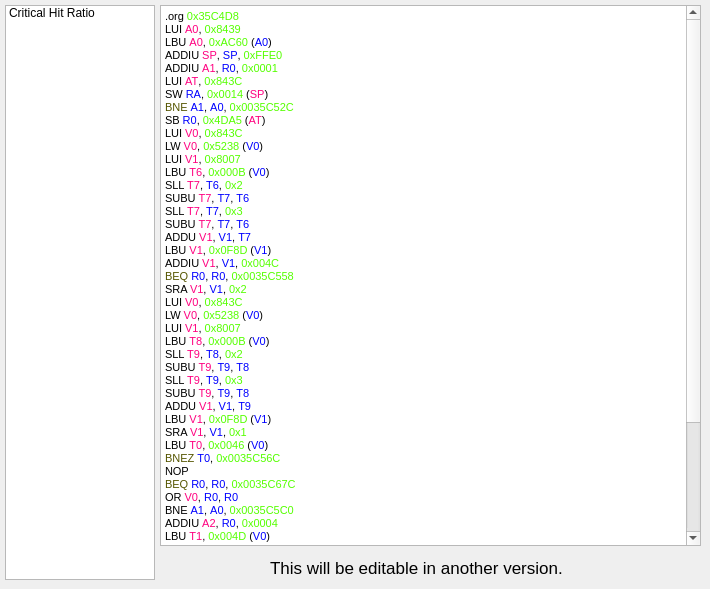
    <widget class="QWidget" name="tab_Scripts">
     <attribute name="title">
      <string>Scripts</string>
     </attribute>
     <widget class="QLabel" name="label_temp_message_3">
      <property name="geometry">
       <rect>
        <x>270</x>
        <y>560</y>
        <width>300</width>
        <height>16</height>
       </rect>
      </property>
      <property name="font">
       <font>
        <pointsize>13</pointsize>
       </font>
      </property>
      <property name="text">
       <string>This will be editable in another version.</string>
      </property>
     </widget>
     <widget class="QTextEdit" name="textEdit">
      <property name="geometry">
       <rect>
        <x>160</x>
        <y>5</y>
        <width>541</width>
        <height>541</height>
       </rect>
      </property>
      <property name="html">
       <string>&lt;!DOCTYPE HTML PUBLIC &quot;-//W3C//DTD HTML 4.0//EN&quot; &quot;http://www.w3.org/TR/REC-html40/strict.dtd&quot;&gt;
&lt;html&gt;&lt;head&gt;&lt;meta name=&quot;qrichtext&quot; content=&quot;1&quot; /&gt;&lt;style type=&quot;text/css&quot;&gt;
p, li { white-space: pre-wrap; }
&lt;/style&gt;&lt;/head&gt;&lt;body style=&quot; font-family:'MS Shell Dlg 2'; font-size:8.25pt; font-weight:400; font-style:normal;&quot;&gt;
&lt;p style=&quot; margin-top:0px; margin-bottom:0px; margin-left:0px; margin-right:0px; -qt-block-indent:0; text-indent:0px;&quot;&gt;.org &lt;span style=&quot; color:#55ff00;&quot;&gt;0x35C4D8&lt;/span&gt;&lt;/p&gt;
&lt;p style=&quot; margin-top:0px; margin-bottom:0px; margin-left:0px; margin-right:0px; -qt-block-indent:0; text-indent:0px;&quot;&gt;LUI &lt;span style=&quot; color:#ff007f;&quot;&gt;A0&lt;/span&gt;, &lt;span style=&quot; color:#55ff00;&quot;&gt;0x8439&lt;/span&gt;&lt;/p&gt;
&lt;p style=&quot; margin-top:0px; margin-bottom:0px; margin-left:0px; margin-right:0px; -qt-block-indent:0; text-indent:0px;&quot;&gt;LBU &lt;span style=&quot; color:#ff007f;&quot;&gt;A0&lt;/span&gt;, &lt;span style=&quot; color:#55ff00;&quot;&gt;0xAC60&lt;/span&gt; (&lt;span style=&quot; color:#0000ff;&quot;&gt;A0&lt;/span&gt;)&lt;/p&gt;
&lt;p style=&quot; margin-top:0px; margin-bottom:0px; margin-left:0px; margin-right:0px; -qt-block-indent:0; text-indent:0px;&quot;&gt;ADDIU &lt;span style=&quot; color:#ff007f;&quot;&gt;SP&lt;/span&gt;, &lt;span style=&quot; color:#0000ff;&quot;&gt;SP&lt;/span&gt;, &lt;span style=&quot; color:#55ff00;&quot;&gt;0xFFE0&lt;/span&gt;&lt;/p&gt;
&lt;p style=&quot; margin-top:0px; margin-bottom:0px; margin-left:0px; margin-right:0px; -qt-block-indent:0; text-indent:0px;&quot;&gt;ADDIU &lt;span style=&quot; color:#ff007f;&quot;&gt;A1&lt;/span&gt;, &lt;span style=&quot; color:#0000ff;&quot;&gt;R0&lt;/span&gt;, &lt;span style=&quot; color:#55ff00;&quot;&gt;0x0001&lt;/span&gt;&lt;/p&gt;
&lt;p style=&quot; margin-top:0px; margin-bottom:0px; margin-left:0px; margin-right:0px; -qt-block-indent:0; text-indent:0px;&quot;&gt;LUI &lt;span style=&quot; color:#ff007f;&quot;&gt;AT&lt;/span&gt;, &lt;span style=&quot; color:#55ff00;&quot;&gt;0x843C&lt;/span&gt;&lt;/p&gt;
&lt;p style=&quot; margin-top:0px; margin-bottom:0px; margin-left:0px; margin-right:0px; -qt-block-indent:0; text-indent:0px;&quot;&gt;SW &lt;span style=&quot; color:#0000ff;&quot;&gt;RA&lt;/span&gt;, &lt;span style=&quot; color:#55ff00;&quot;&gt;0x0014&lt;/span&gt; (&lt;span style=&quot; color:#ff007f;&quot;&gt;SP&lt;/span&gt;)&lt;/p&gt;
&lt;p style=&quot; margin-top:0px; margin-bottom:0px; margin-left:0px; margin-right:0px; -qt-block-indent:0; text-indent:0px;&quot;&gt;&lt;span style=&quot; color:#555500;&quot;&gt;BNE&lt;/span&gt; &lt;span style=&quot; color:#0000ff;&quot;&gt;A1&lt;/span&gt;, &lt;span style=&quot; color:#0000ff;&quot;&gt;A0&lt;/span&gt;, &lt;span style=&quot; color:#55ff00;&quot;&gt;0x0035C52C&lt;/span&gt;&lt;/p&gt;
&lt;p style=&quot; margin-top:0px; margin-bottom:0px; margin-left:0px; margin-right:0px; -qt-block-indent:0; text-indent:0px;&quot;&gt;SB &lt;span style=&quot; color:#0000ff;&quot;&gt;R0&lt;/span&gt;, &lt;span style=&quot; color:#55ff00;&quot;&gt;0x4DA5&lt;/span&gt; (&lt;span style=&quot; color:#ff007f;&quot;&gt;AT&lt;/span&gt;)&lt;/p&gt;
&lt;p style=&quot; margin-top:0px; margin-bottom:0px; margin-left:0px; margin-right:0px; -qt-block-indent:0; text-indent:0px;&quot;&gt;LUI &lt;span style=&quot; color:#ff007f;&quot;&gt;V0&lt;/span&gt;, &lt;span style=&quot; color:#55ff00;&quot;&gt;0x843C&lt;/span&gt;&lt;/p&gt;
&lt;p style=&quot; margin-top:0px; margin-bottom:0px; margin-left:0px; margin-right:0px; -qt-block-indent:0; text-indent:0px;&quot;&gt;LW &lt;span style=&quot; color:#ff007f;&quot;&gt;V0&lt;/span&gt;, &lt;span style=&quot; color:#55ff00;&quot;&gt;0x5238&lt;/span&gt; (&lt;span style=&quot; color:#0000ff;&quot;&gt;V0&lt;/span&gt;)&lt;/p&gt;
&lt;p style=&quot; margin-top:0px; margin-bottom:0px; margin-left:0px; margin-right:0px; -qt-block-indent:0; text-indent:0px;&quot;&gt;LUI &lt;span style=&quot; color:#ff007f;&quot;&gt;V1&lt;/span&gt;, &lt;span style=&quot; color:#55ff00;&quot;&gt;0x8007&lt;/span&gt;&lt;/p&gt;
&lt;p style=&quot; margin-top:0px; margin-bottom:0px; margin-left:0px; margin-right:0px; -qt-block-indent:0; text-indent:0px;&quot;&gt;LBU &lt;span style=&quot; color:#ff007f;&quot;&gt;T6&lt;/span&gt;, &lt;span style=&quot; color:#55ff00;&quot;&gt;0x000B&lt;/span&gt; (&lt;span style=&quot; color:#0000ff;&quot;&gt;V0&lt;/span&gt;)&lt;/p&gt;
&lt;p style=&quot; margin-top:0px; margin-bottom:0px; margin-left:0px; margin-right:0px; -qt-block-indent:0; text-indent:0px;&quot;&gt;SLL &lt;span style=&quot; color:#ff007f;&quot;&gt;T7&lt;/span&gt;, &lt;span style=&quot; color:#0000ff;&quot;&gt;T6&lt;/span&gt;, &lt;span style=&quot; color:#55ff00;&quot;&gt;0x2&lt;/span&gt;&lt;/p&gt;
&lt;p style=&quot; margin-top:0px; margin-bottom:0px; margin-left:0px; margin-right:0px; -qt-block-indent:0; text-indent:0px;&quot;&gt;SUBU &lt;span style=&quot; color:#ff007f;&quot;&gt;T7&lt;/span&gt;, &lt;span style=&quot; color:#0000ff;&quot;&gt;T7&lt;/span&gt;, &lt;span style=&quot; color:#0000ff;&quot;&gt;T6&lt;/span&gt;&lt;/p&gt;
&lt;p style=&quot; margin-top:0px; margin-bottom:0px; margin-left:0px; margin-right:0px; -qt-block-indent:0; text-indent:0px;&quot;&gt;SLL &lt;span style=&quot; color:#ff007f;&quot;&gt;T7&lt;/span&gt;, &lt;span style=&quot; color:#0000ff;&quot;&gt;T7&lt;/span&gt;, &lt;span style=&quot; color:#55ff00;&quot;&gt;0x3&lt;/span&gt;&lt;/p&gt;
&lt;p style=&quot; margin-top:0px; margin-bottom:0px; margin-left:0px; margin-right:0px; -qt-block-indent:0; text-indent:0px;&quot;&gt;SUBU &lt;span style=&quot; color:#ff007f;&quot;&gt;T7&lt;/span&gt;, &lt;span style=&quot; color:#0000ff;&quot;&gt;T7&lt;/span&gt;, &lt;span style=&quot; color:#0000ff;&quot;&gt;T6&lt;/span&gt;&lt;/p&gt;
&lt;p style=&quot; margin-top:0px; margin-bottom:0px; margin-left:0px; margin-right:0px; -qt-block-indent:0; text-indent:0px;&quot;&gt;ADDU &lt;span style=&quot; color:#ff007f;&quot;&gt;V1&lt;/span&gt;, &lt;span style=&quot; color:#0000ff;&quot;&gt;V1&lt;/span&gt;, &lt;span style=&quot; color:#0000ff;&quot;&gt;T7&lt;/span&gt;&lt;/p&gt;
&lt;p style=&quot; margin-top:0px; margin-bottom:0px; margin-left:0px; margin-right:0px; -qt-block-indent:0; text-indent:0px;&quot;&gt;LBU &lt;span style=&quot; color:#ff007f;&quot;&gt;V1&lt;/span&gt;, &lt;span style=&quot; color:#55ff00;&quot;&gt;0x0F8D&lt;/span&gt; (&lt;span style=&quot; color:#0000ff;&quot;&gt;V1&lt;/span&gt;)&lt;/p&gt;
&lt;p style=&quot; margin-top:0px; margin-bottom:0px; margin-left:0px; margin-right:0px; -qt-block-indent:0; text-indent:0px;&quot;&gt;ADDIU &lt;span style=&quot; color:#ff007f;&quot;&gt;V1&lt;/span&gt;, &lt;span style=&quot; color:#0000ff;&quot;&gt;V1&lt;/span&gt;, &lt;span style=&quot; color:#55ff00;&quot;&gt;0x004C&lt;/span&gt;&lt;/p&gt;
&lt;p style=&quot; margin-top:0px; margin-bottom:0px; margin-left:0px; margin-right:0px; -qt-block-indent:0; text-indent:0px;&quot;&gt;&lt;span style=&quot; color:#555500;&quot;&gt;BEQ&lt;/span&gt; &lt;span style=&quot; color:#0000ff;&quot;&gt;R0&lt;/span&gt;, &lt;span style=&quot; color:#0000ff;&quot;&gt;R0&lt;/span&gt;, &lt;span style=&quot; color:#55ff00;&quot;&gt;0x0035C558&lt;/span&gt;&lt;/p&gt;
&lt;p style=&quot; margin-top:0px; margin-bottom:0px; margin-left:0px; margin-right:0px; -qt-block-indent:0; text-indent:0px;&quot;&gt;SRA &lt;span style=&quot; color:#ff007f;&quot;&gt;V1&lt;/span&gt;, &lt;span style=&quot; color:#0000ff;&quot;&gt;V1&lt;/span&gt;, &lt;span style=&quot; color:#55ff00;&quot;&gt;0x2&lt;/span&gt;&lt;/p&gt;
&lt;p style=&quot; margin-top:0px; margin-bottom:0px; margin-left:0px; margin-right:0px; -qt-block-indent:0; text-indent:0px;&quot;&gt;LUI &lt;span style=&quot; color:#ff007f;&quot;&gt;V0&lt;/span&gt;, &lt;span style=&quot; color:#55ff00;&quot;&gt;0x843C&lt;/span&gt;&lt;/p&gt;
&lt;p style=&quot; margin-top:0px; margin-bottom:0px; margin-left:0px; margin-right:0px; -qt-block-indent:0; text-indent:0px;&quot;&gt;LW &lt;span style=&quot; color:#ff007f;&quot;&gt;V0&lt;/span&gt;, &lt;span style=&quot; color:#55ff00;&quot;&gt;0x5238&lt;/span&gt; (&lt;span style=&quot; color:#0000ff;&quot;&gt;V0&lt;/span&gt;)&lt;/p&gt;
&lt;p style=&quot; margin-top:0px; margin-bottom:0px; margin-left:0px; margin-right:0px; -qt-block-indent:0; text-indent:0px;&quot;&gt;LUI &lt;span style=&quot; color:#ff007f;&quot;&gt;V1&lt;/span&gt;, &lt;span style=&quot; color:#55ff00;&quot;&gt;0x8007&lt;/span&gt;&lt;/p&gt;
&lt;p style=&quot; margin-top:0px; margin-bottom:0px; margin-left:0px; margin-right:0px; -qt-block-indent:0; text-indent:0px;&quot;&gt;LBU &lt;span style=&quot; color:#ff007f;&quot;&gt;T8&lt;/span&gt;, &lt;span style=&quot; color:#55ff00;&quot;&gt;0x000B&lt;/span&gt; (&lt;span style=&quot; color:#0000ff;&quot;&gt;V0&lt;/span&gt;)&lt;/p&gt;
&lt;p style=&quot; margin-top:0px; margin-bottom:0px; margin-left:0px; margin-right:0px; -qt-block-indent:0; text-indent:0px;&quot;&gt;SLL &lt;span style=&quot; color:#ff007f;&quot;&gt;T9&lt;/span&gt;, &lt;span style=&quot; color:#0000ff;&quot;&gt;T8&lt;/span&gt;, &lt;span style=&quot; color:#55ff00;&quot;&gt;0x2&lt;/span&gt;&lt;/p&gt;
&lt;p style=&quot; margin-top:0px; margin-bottom:0px; margin-left:0px; margin-right:0px; -qt-block-indent:0; text-indent:0px;&quot;&gt;SUBU &lt;span style=&quot; color:#ff007f;&quot;&gt;T9&lt;/span&gt;, &lt;span style=&quot; color:#0000ff;&quot;&gt;T9&lt;/span&gt;, &lt;span style=&quot; color:#0000ff;&quot;&gt;T8&lt;/span&gt;&lt;/p&gt;
&lt;p style=&quot; margin-top:0px; margin-bottom:0px; margin-left:0px; margin-right:0px; -qt-block-indent:0; text-indent:0px;&quot;&gt;SLL &lt;span style=&quot; color:#ff007f;&quot;&gt;T9&lt;/span&gt;, &lt;span style=&quot; color:#0000ff;&quot;&gt;T9&lt;/span&gt;, &lt;span style=&quot; color:#55ff00;&quot;&gt;0x3&lt;/span&gt;&lt;/p&gt;
&lt;p style=&quot; margin-top:0px; margin-bottom:0px; margin-left:0px; margin-right:0px; -qt-block-indent:0; text-indent:0px;&quot;&gt;SUBU &lt;span style=&quot; color:#ff007f;&quot;&gt;T9&lt;/span&gt;, &lt;span style=&quot; color:#0000ff;&quot;&gt;T9&lt;/span&gt;, &lt;span style=&quot; color:#0000ff;&quot;&gt;T8&lt;/span&gt;&lt;/p&gt;
&lt;p style=&quot; margin-top:0px; margin-bottom:0px; margin-left:0px; margin-right:0px; -qt-block-indent:0; text-indent:0px;&quot;&gt;ADDU &lt;span style=&quot; color:#ff007f;&quot;&gt;V1&lt;/span&gt;, &lt;span style=&quot; color:#0000ff;&quot;&gt;V1&lt;/span&gt;, &lt;span style=&quot; color:#0000ff;&quot;&gt;T9&lt;/span&gt;&lt;/p&gt;
&lt;p style=&quot; margin-top:0px; margin-bottom:0px; margin-left:0px; margin-right:0px; -qt-block-indent:0; text-indent:0px;&quot;&gt;LBU &lt;span style=&quot; color:#ff007f;&quot;&gt;V1&lt;/span&gt;, &lt;span style=&quot; color:#55ff00;&quot;&gt;0x0F8D&lt;/span&gt; (&lt;span style=&quot; color:#0000ff;&quot;&gt;V1&lt;/span&gt;)&lt;/p&gt;
&lt;p style=&quot; margin-top:0px; margin-bottom:0px; margin-left:0px; margin-right:0px; -qt-block-indent:0; text-indent:0px;&quot;&gt;SRA &lt;span style=&quot; color:#ff007f;&quot;&gt;V1&lt;/span&gt;, &lt;span style=&quot; color:#0000ff;&quot;&gt;V1&lt;/span&gt;, &lt;span style=&quot; color:#55ff00;&quot;&gt;0x1&lt;/span&gt;&lt;/p&gt;
&lt;p style=&quot; margin-top:0px; margin-bottom:0px; margin-left:0px; margin-right:0px; -qt-block-indent:0; text-indent:0px;&quot;&gt;LBU &lt;span style=&quot; color:#ff007f;&quot;&gt;T0&lt;/span&gt;, &lt;span style=&quot; color:#55ff00;&quot;&gt;0x0046&lt;/span&gt; (&lt;span style=&quot; color:#0000ff;&quot;&gt;V0&lt;/span&gt;)&lt;/p&gt;
&lt;p style=&quot; margin-top:0px; margin-bottom:0px; margin-left:0px; margin-right:0px; -qt-block-indent:0; text-indent:0px;&quot;&gt;&lt;span style=&quot; color:#555500;&quot;&gt;BNEZ&lt;/span&gt; &lt;span style=&quot; color:#0000ff;&quot;&gt;T0&lt;/span&gt;, &lt;span style=&quot; color:#55ff00;&quot;&gt;0x0035C56C&lt;/span&gt;&lt;/p&gt;
&lt;p style=&quot; margin-top:0px; margin-bottom:0px; margin-left:0px; margin-right:0px; -qt-block-indent:0; text-indent:0px;&quot;&gt;NOP&lt;/p&gt;
&lt;p style=&quot; margin-top:0px; margin-bottom:0px; margin-left:0px; margin-right:0px; -qt-block-indent:0; text-indent:0px;&quot;&gt;&lt;span style=&quot; color:#555500;&quot;&gt;BEQ&lt;/span&gt; &lt;span style=&quot; color:#0000ff;&quot;&gt;R0&lt;/span&gt;, &lt;span style=&quot; color:#0000ff;&quot;&gt;R0&lt;/span&gt;, &lt;span style=&quot; color:#55ff00;&quot;&gt;0x0035C67C&lt;/span&gt;&lt;/p&gt;
&lt;p style=&quot; margin-top:0px; margin-bottom:0px; margin-left:0px; margin-right:0px; -qt-block-indent:0; text-indent:0px;&quot;&gt;OR &lt;span style=&quot; color:#ff007f;&quot;&gt;V0&lt;/span&gt;, &lt;span style=&quot; color:#0000ff;&quot;&gt;R0&lt;/span&gt;, &lt;span style=&quot; color:#0000ff;&quot;&gt;R0&lt;/span&gt;&lt;/p&gt;
&lt;p style=&quot; margin-top:0px; margin-bottom:0px; margin-left:0px; margin-right:0px; -qt-block-indent:0; text-indent:0px;&quot;&gt;BNE &lt;span style=&quot; color:#0000ff;&quot;&gt;A1&lt;/span&gt;, &lt;span style=&quot; color:#0000ff;&quot;&gt;A0&lt;/span&gt;, &lt;span style=&quot; color:#55ff00;&quot;&gt;0x0035C5C0&lt;/span&gt;&lt;/p&gt;
&lt;p style=&quot; margin-top:0px; margin-bottom:0px; margin-left:0px; margin-right:0px; -qt-block-indent:0; text-indent:0px;&quot;&gt;ADDIU &lt;span style=&quot; color:#ff007f;&quot;&gt;A2&lt;/span&gt;, &lt;span style=&quot; color:#0000ff;&quot;&gt;R0&lt;/span&gt;, &lt;span style=&quot; color:#55ff00;&quot;&gt;0x0004&lt;/span&gt;&lt;/p&gt;
&lt;p style=&quot; margin-top:0px; margin-bottom:0px; margin-left:0px; margin-right:0px; -qt-block-indent:0; text-indent:0px;&quot;&gt;LBU &lt;span style=&quot; color:#ff007f;&quot;&gt;T1&lt;/span&gt;, &lt;span style=&quot; color:#55ff00;&quot;&gt;0x004D&lt;/span&gt; (&lt;span style=&quot; color:#0000ff;&quot;&gt;V0&lt;/span&gt;)&lt;/p&gt;
&lt;p style=&quot; margin-top:0px; margin-bottom:0px; margin-left:0px; margin-right:0px; -qt-block-indent:0; text-indent:0px;&quot;&gt;LUI &lt;span style=&quot; color:#ff007f;&quot;&gt;A1&lt;/span&gt;, &lt;span style=&quot; color:#55ff00;&quot;&gt;0x8439&lt;/span&gt;&lt;/p&gt;
&lt;p style=&quot; margin-top:0px; margin-bottom:0px; margin-left:0px; margin-right:0px; -qt-block-indent:0; text-indent:0px;&quot;&gt;ADDIU &lt;span style=&quot; color:#ff007f;&quot;&gt;A1&lt;/span&gt;, &lt;span style=&quot; color:#0000ff;&quot;&gt;A1&lt;/span&gt;, &lt;span style=&quot; color:#55ff00;&quot;&gt;0xAE4C&lt;/span&gt;&lt;/p&gt;
&lt;p style=&quot; margin-top:0px; margin-bottom:0px; margin-left:0px; margin-right:0px; -qt-block-indent:0; text-indent:0px;&quot;&gt;ANDI &lt;span style=&quot; color:#ff007f;&quot;&gt;T2&lt;/span&gt;, &lt;span style=&quot; color:#0000ff;&quot;&gt;T1&lt;/span&gt;, &lt;span style=&quot; color:#55ff00;&quot;&gt;0x0004&lt;/span&gt;&lt;/p&gt;
&lt;p style=&quot; margin-top:0px; margin-bottom:0px; margin-left:0px; margin-right:0px; -qt-block-indent:0; text-indent:0px;&quot;&gt;&lt;span style=&quot; color:#555500;&quot;&gt;BEQ&lt;/span&gt; &lt;span style=&quot; color:#0000ff;&quot;&gt;T2&lt;/span&gt;, &lt;span style=&quot; color:#0000ff;&quot;&gt;R0&lt;/span&gt;, &lt;span style=&quot; color:#55ff00;&quot;&gt;0x0035C598&lt;/span&gt;&lt;/p&gt;
&lt;p style=&quot; margin-top:0px; margin-bottom:0px; margin-left:0px; margin-right:0px; -qt-block-indent:0; text-indent:0px;&quot;&gt;ADDIU &lt;span style=&quot; color:#ff007f;&quot;&gt;A2&lt;/span&gt;, &lt;span style=&quot; color:#0000ff;&quot;&gt;R0&lt;/span&gt;, &lt;span style=&quot; color:#55ff00;&quot;&gt;0x0004&lt;/span&gt;&lt;/p&gt;
&lt;p style=&quot; margin-top:0px; margin-bottom:0px; margin-left:0px; margin-right:0px; -qt-block-indent:0; text-indent:0px;&quot;&gt;SLL &lt;span style=&quot; color:#ff007f;&quot;&gt;V1&lt;/span&gt;, &lt;span style=&quot; color:#0000ff;&quot;&gt;V1&lt;/span&gt;, &lt;span style=&quot; color:#55ff00;&quot;&gt;0x2&lt;/span&gt;&lt;/p&gt;
&lt;p style=&quot; margin-top:0px; margin-bottom:0px; margin-left:0px; margin-right:0px; -qt-block-indent:0; text-indent:0px;&quot;&gt;&lt;span style=&quot; color:#555500;&quot;&gt;BEQ&lt;/span&gt; &lt;span style=&quot; color:#0000ff;&quot;&gt;R0&lt;/span&gt;, &lt;span style=&quot; color:#0000ff;&quot;&gt;R0&lt;/span&gt;, &lt;span style=&quot; color:#55ff00;&quot;&gt;0x0035C59C&lt;/span&gt;&lt;/p&gt;
&lt;p style=&quot; margin-top:0px; margin-bottom:0px; margin-left:0px; margin-right:0px; -qt-block-indent:0; text-indent:0px;&quot;&gt;ADDIU &lt;span style=&quot; color:#ff007f;&quot;&gt;V1&lt;/span&gt;, &lt;span style=&quot; color:#0000ff;&quot;&gt;V1&lt;/span&gt;, &lt;span style=&quot; color:#55ff00;&quot;&gt;0x00A0&lt;/span&gt;&lt;/p&gt;
&lt;p style=&quot; margin-top:0px; margin-bottom:0px; margin-left:0px; margin-right:0px; -qt-block-indent:0; text-indent:0px;&quot;&gt;SLL &lt;span style=&quot; color:#ff007f;&quot;&gt;V1&lt;/span&gt;, &lt;span style=&quot; color:#0000ff;&quot;&gt;V1&lt;/span&gt;, &lt;span style=&quot; color:#55ff00;&quot;&gt;0x1&lt;/span&gt;&lt;/p&gt;
&lt;p style=&quot; margin-top:0px; margin-bottom:0px; margin-left:0px; margin-right:0px; -qt-block-indent:0; text-indent:0px;&quot;&gt;LBU &lt;span style=&quot; color:#ff007f;&quot;&gt;A0&lt;/span&gt;, &lt;span style=&quot; color:#55ff00;&quot;&gt;0x0044&lt;/span&gt; (&lt;span style=&quot; color:#0000ff;&quot;&gt;V0&lt;/span&gt;)&lt;/p&gt;
&lt;p style=&quot; margin-top:0px; margin-bottom:0px; margin-left:0px; margin-right:0px; -qt-block-indent:0; text-indent:0px;&quot;&gt;&lt;span style=&quot; color:#555500;&quot;&gt;JAL&lt;/span&gt; &lt;span style=&quot; color:#55ff00;&quot;&gt;0x0436FD54&lt;/span&gt;&lt;/p&gt;&lt;/body&gt;&lt;/html&gt;</string>
      </property>
     </widget>
     <widget class="QListWidget" name="listWidget_Scripts">
      <property name="geometry">
       <rect>
        <x>5</x>
        <y>5</y>
        <width>150</width>
        <height>575</height>
       </rect>
      </property>
      <item>
       <property name="text">
        <string>Critical Hit Ratio</string>
       </property>
      </item>
     </widget>
    </widget>
